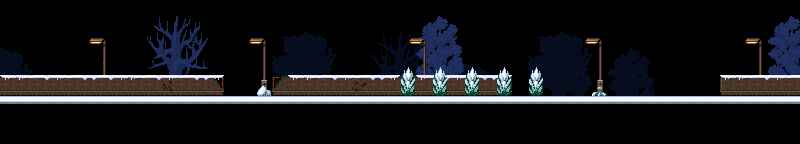

This game map was drawn from its Tiled (.tmx) file and the tilesets committed beside it. A one-line description and the trimmed map source follow:
An orthogonal 50x9 tile map with 16x16 px tiles, 6 tile layers (Bg Trees Again, Bg Trees, Strretlights, Wall, ...), 2 tilesets and 3 objects (2x Event, Target).

<map version="1.2" tiledversion="1.3.1" orientation="orthogonal" renderorder="right-down" compressionlevel="0" width="50" height="9" tilewidth="16" tileheight="16" infinite="0" nextlayerid="8" nextobjectid="4">
 <tileset firstgid="1" source="Tilesets/PoopyStinky.tsx" />
 <tileset firstgid="145" source="Tilesets/Blues.tsx" />
 <layer id="5" name="Bg Trees Again" width="50" height="9">
  <data>[450 cells, 16 non-empty, 16 distinct tile ids]</data>
 </layer>
 <layer id="4" name="Bg Trees" width="50" height="9">
  <data>[450 cells, 85 non-empty, 57 distinct tile ids]</data>
 </layer>
 <layer id="2" name="Strretlights" width="50" height="9">
  <data>[450 cells, 24 non-empty, 5 distinct tile ids]</data>
 </layer>
 <layer id="1" name="Wall" width="50" height="9">
  <data>[450 cells, 219 non-empty, 17 distinct tile ids]</data>
 </layer>
 <layer id="3" name="Snow wall" width="50" height="9">
  <data>[450 cells, 34 non-empty, 9 distinct tile ids]</data>
 </layer>
 <layer id="6" name="Shrubs" width="50" height="9">
  <data>[450 cells, 11 non-empty, 3 distinct tile ids]</data>
 </layer>
 <objectgroup id="7" name="Object Layer 1">
  <object id="1" name="entry" type="Target" x="64" y="80" width="16" height="16" />
  <object id="2" type="Event" x="672" y="80" width="16" height="16">
   <properties>
    <property name="onCollide" value="teleport('Accident/AccidentExplore', 'entry', 'SOUTH')" />
   </properties>
  </object>
  <object id="3" type="Event" x="608" y="80" width="16" height="16">
   <properties>
    <property name="hide" value="return getSwitch('y!sms/1_03')" />
    <property name="onCollide" value="setNextScript('y!sms/1_03'); setSwitch('y!sms/1_03')" />
   </properties>
  </object>
 </objectgroup>
</map>
